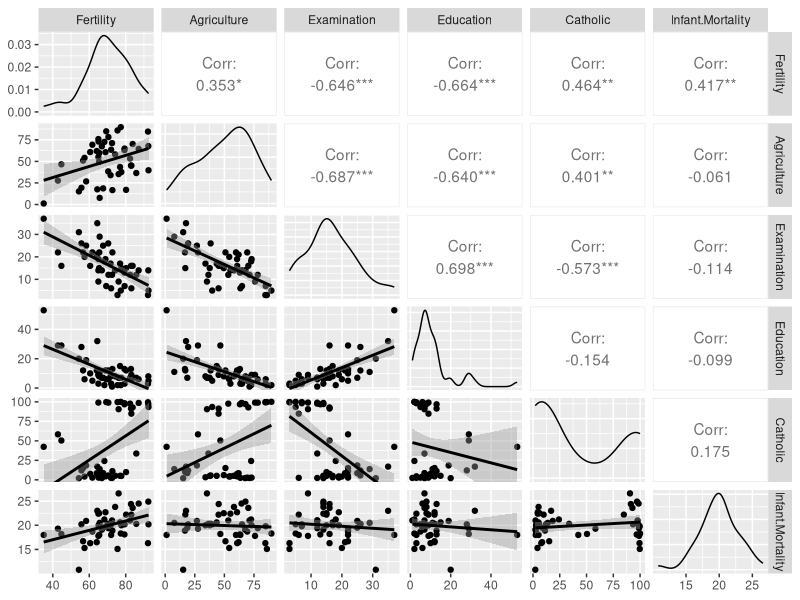
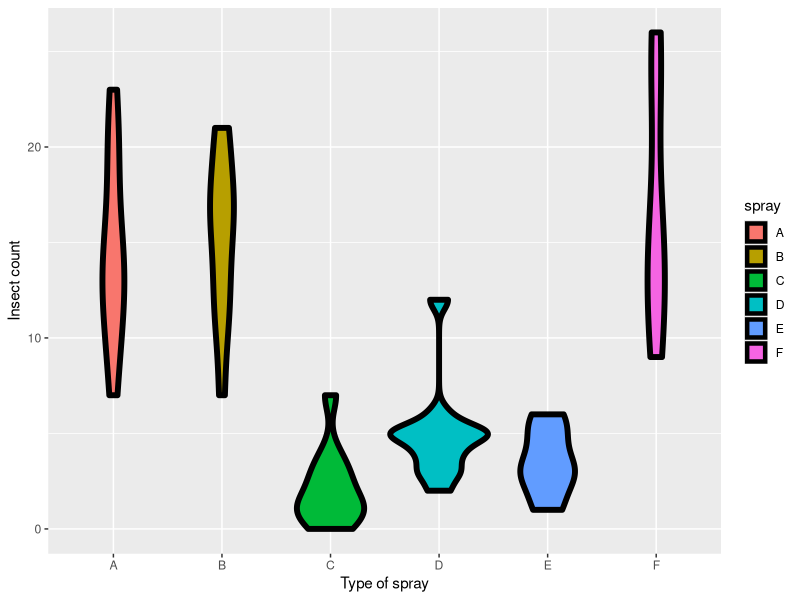
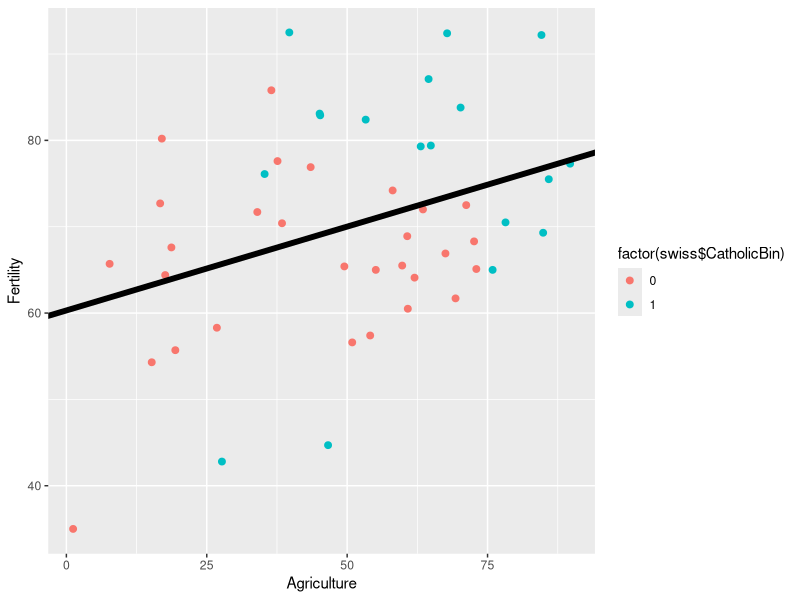
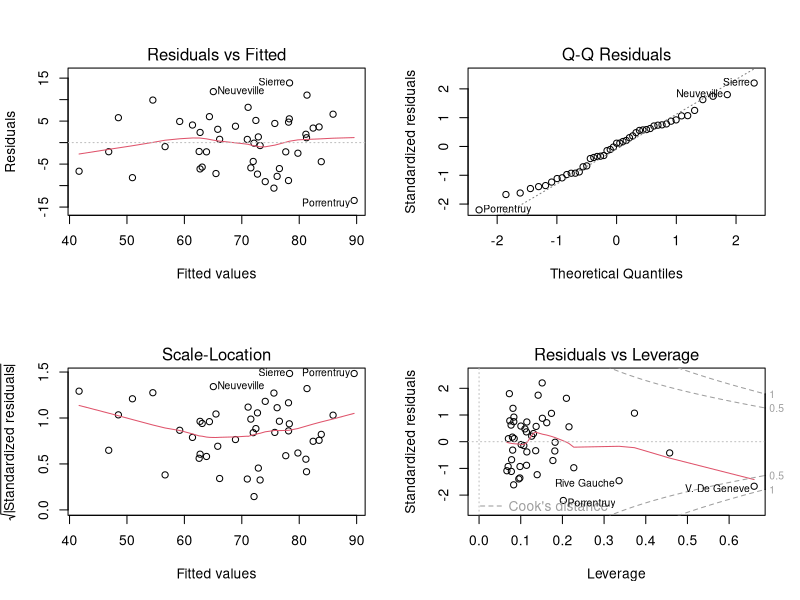
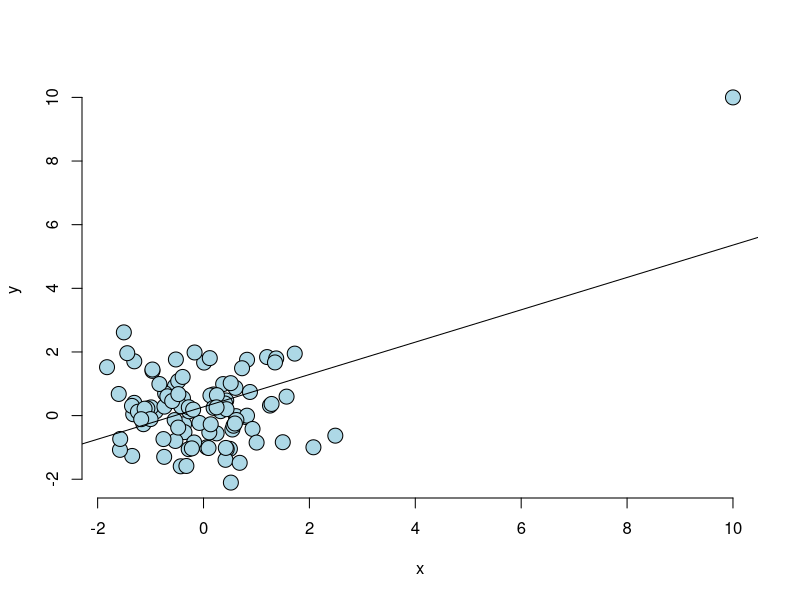
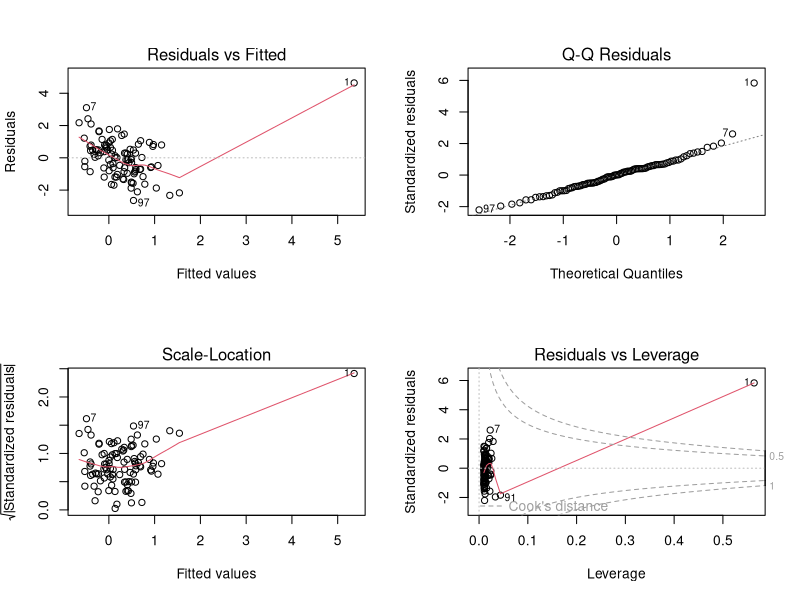

The R script that drew these images, in order:
set.seed(123456)
n <- 100
x1 <- rnorm(n)
x2 <- rnorm(n)
x3 <- rnorm(n)
y <- 1 + x1 + x2 + x3 + rnorm(n, sd = 0.1)
ey <- resid(lm(y ~ x2 + x3))
ex1 <- resid(lm(x1 ~ x2 + x3))
sum(ey * ex1) / sum(ex1 ^ 2)
coef(lm(y ~ x1 + x2 + x3))

require(datasets)
require(GGally)
require(ggplot2)
data(swiss)
ggpairs(swiss, lower = list(continuous = wrap("smooth", method = "lm")))

require(datasets)
require(stats)
g <- ggplot(data = InsectSprays, aes(y = count, x = spray, fill = spray))
g <- g + geom_violin(color = "black", size = 2)
g <- g + xlab("Type of spray")
g <- g + ylab("Insect count")
g

fit <- lm(count ~ spray, data = InsectSprays)
summary(fit)$coef

swiss$CatholicBin <- 1 * (swiss$Catholic > 50) 
fit <- lm(Fertility ~ Agriculture, data = swiss)
g <- ggplot(data = swiss, aes(x = Agriculture, y = Fertility, color = factor(swiss$CatholicBin)))
g <- g + geom_point(size = 2)
g <- g + geom_abline(intercept = coef(fit)[1], slope = coef(fit)[2], size = 2)
g

fit <- lm(Fertility ~ Agriculture + factor(swiss$CatholicBin), data = swiss)
summary(fit)

data(swiss)
par(mfrow = c(2, 2))
fit <- lm(Fertility ~ ., data = swiss)
plot(fit)

par(mfrow = c(1, 1))
n <- 100
x <- c(10, rnorm(n))
y <- c(10, rnorm(n))
plot (x, y, frame = FALSE, cex = 2, pch = 21, bg = "lightblue", col = "black")
fit <- lm(y ~ x)
abline(fit)
par(mfrow = c(2, 2))
plot(fit)

n <- 100
nosim <- 1000
x1 <- rnorm(n)
x2 <- rnorm(n)
x3 <- rnorm(n)
betas <- sapply(1 : nosim, function(i){
  y <- x1 + rnorm(n, sd = .3)
  c(coef(lm(y ~ x1))[2],
    coef(lm(y ~ x1 + x2))[2],
    coef(lm(y ~ x1 + x2 + x3))[2])
})
round(apply(betas, 1, sd), 5)

n <- 100
nosim <- 1000
x1 <- rnorm(n)
x2 <- x1/sqrt(2) + rnorm(n) / sqrt(2)
x3 <- x1 * 0.95 + rnorm(n) * (sqrt(1 - 0.95 ^ 2))
betas <- sapply(1 : nosim, function(i){
    y <- x1 + rnorm(n, sd = .3)
    c(coef(lm(y ~ x1))[2],
      coef(lm(y ~ x1 + x2))[2],
      coef(lm(y ~ x1 + x2 + x3))[2])
})
round(apply(betas, 1, sd), 5)
y <- x1 + rnorm(n, sd = .3)
fit <- lm(y ~ x1)
summary(fit)

install.packages("car")
library(car)
data(swiss)
fit <- lm(Fertility ~ ., data = swiss)
vif(fit)
sqrt(vif(fit))

data(swiss)
fit1 <- lm(Fertility ~ Agriculture, data = swiss)
fit3 <- update(fit1, Fertility ~ Agriculture + Examination + Education, data = swiss)
fit5 <- update(fit1, Fertility ~ Agriculture + Examination + Education + Catholic + Infant.Mortality, data = swiss)
anova(fit1, fit3, fit5)
